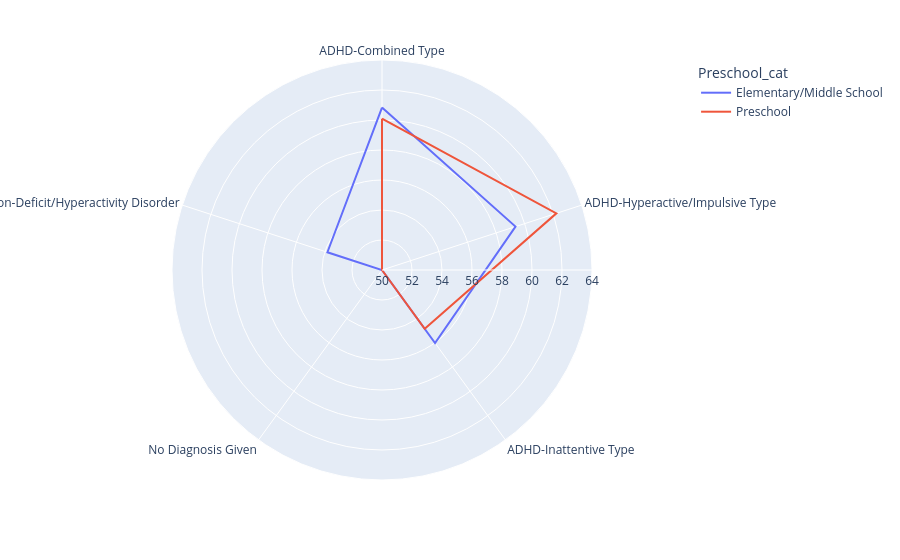

The notebook cell saved with this chart:
### Markdown cell above
## Preschoolers with hyperactive/impulsive subtype are rated as having more behavioral problems than their older counterparts

### Code cell
tmp = df[(df['T_name']=='Total_T')]
tmp['Preschool_cat'] = tmp['Preschool'].map({True: 'Preschool', False: 'Elementary/Middle School'})

tmp = tmp.groupby(['DX_01', 'Preschool_cat']).mean().reset_index()

fig = px.line_polar(tmp, r="T_scores", theta="DX_01", color="Preschool_cat", line_close=True, range_r=[50,64])
fig.show()

### Figure 1 — Plotly figure (JSON) as saved in the notebook; plotly's stock layout.template omitted (floating-point values rounded to 4 significant figures)
{"data": [{"hovertemplate": "Preschool_cat=Elementary/Middle School<br>T_scores=%{r}<br>DX_01=%{theta}<extra></extra>", "legendgroup": "Elementary/Middle School", "line": {"color": "#636efa", "dash": "solid"}, "marker": {"symbol": "circle"}, "mode": "lines", "name": "Elementary/Middle School", "r": [60.83, 59.36, 56.02, 46.9, 53.83, 60.83], "showlegend": true, "subplot": "polar", "theta": ["ADHD-Combined Type", "ADHD-Hyperactive/Impulsive Type", "ADHD-Inattentive Type", "No Diagnosis Given", "Other Specified Attention-Deficit/Hyperactivity Disorder", "ADHD-Combined Type"], "type": "scatterpolar"}, {"hovertemplate": "Preschool_cat=Preschool<br>T_scores=%{r}<br>DX_01=%{theta}<extra></extra>", "legendgroup": "Preschool", "line": {"color": "#EF553B", "dash": "solid"}, "marker": {"symbol": "circle"}, "mode": "lines", "name": "Preschool", "r": [60.09, 62.22, 54.85, 48.26, 46.5, 60.09], "showlegend": true, "subplot": "polar", "theta": ["ADHD-Combined Type", "ADHD-Hyperactive/Impulsive Type", "ADHD-Inattentive Type", "No Diagnosis Given", "Other Specified Attention-Deficit/Hyperactivity Disorder", "ADHD-Combined Type"], "type": "scatterpolar"}], "layout": {"legend": {"title": {"text": "Preschool_cat"}, "tracegroupgap": 0}, "margin": {"t": 60}, "polar": {"angularaxis": {"direction": "clockwise", "rotation": 90}, "domain": {"x": [0, 1], "y": [0, 1]}, "radialaxis": {"range": [50, 64]}}}}
